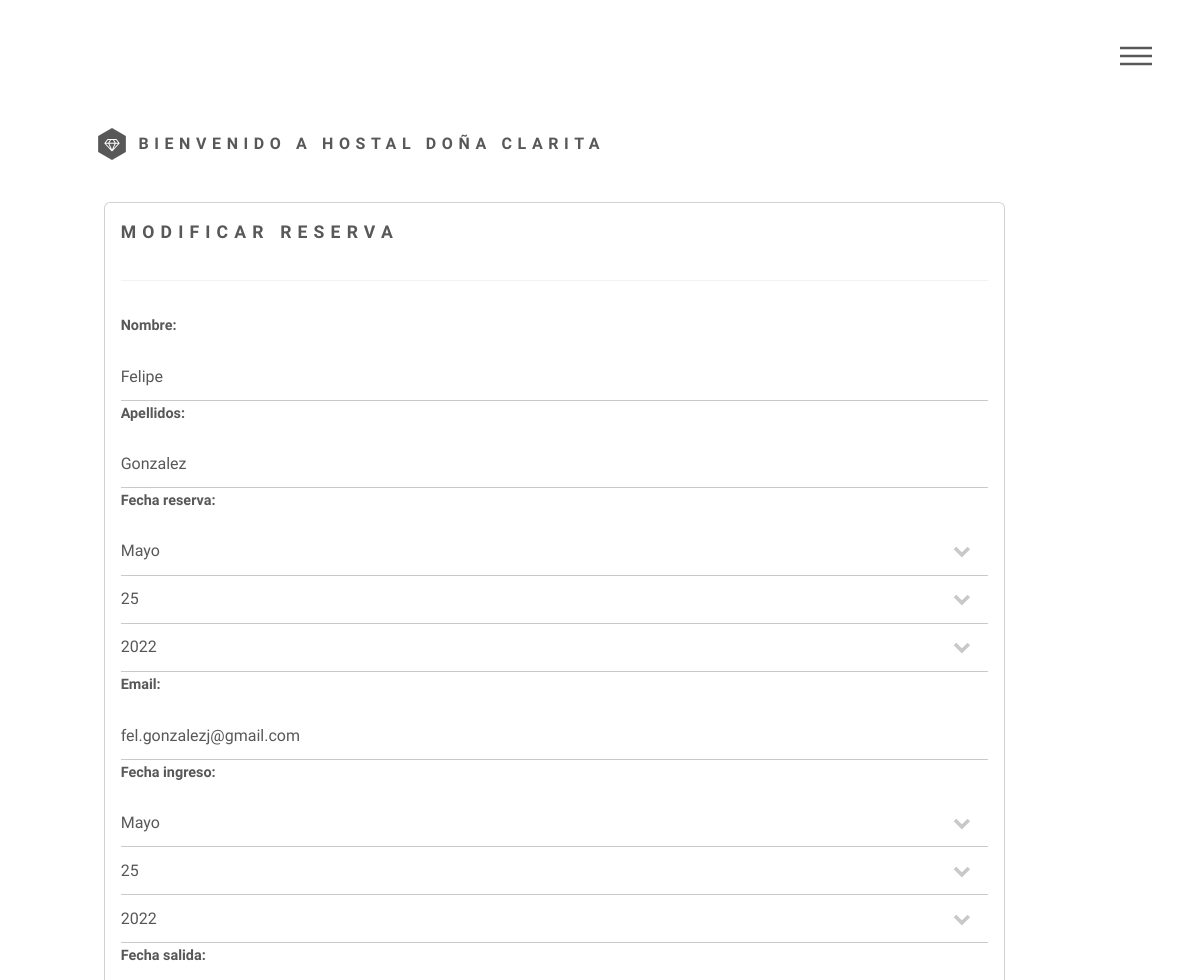
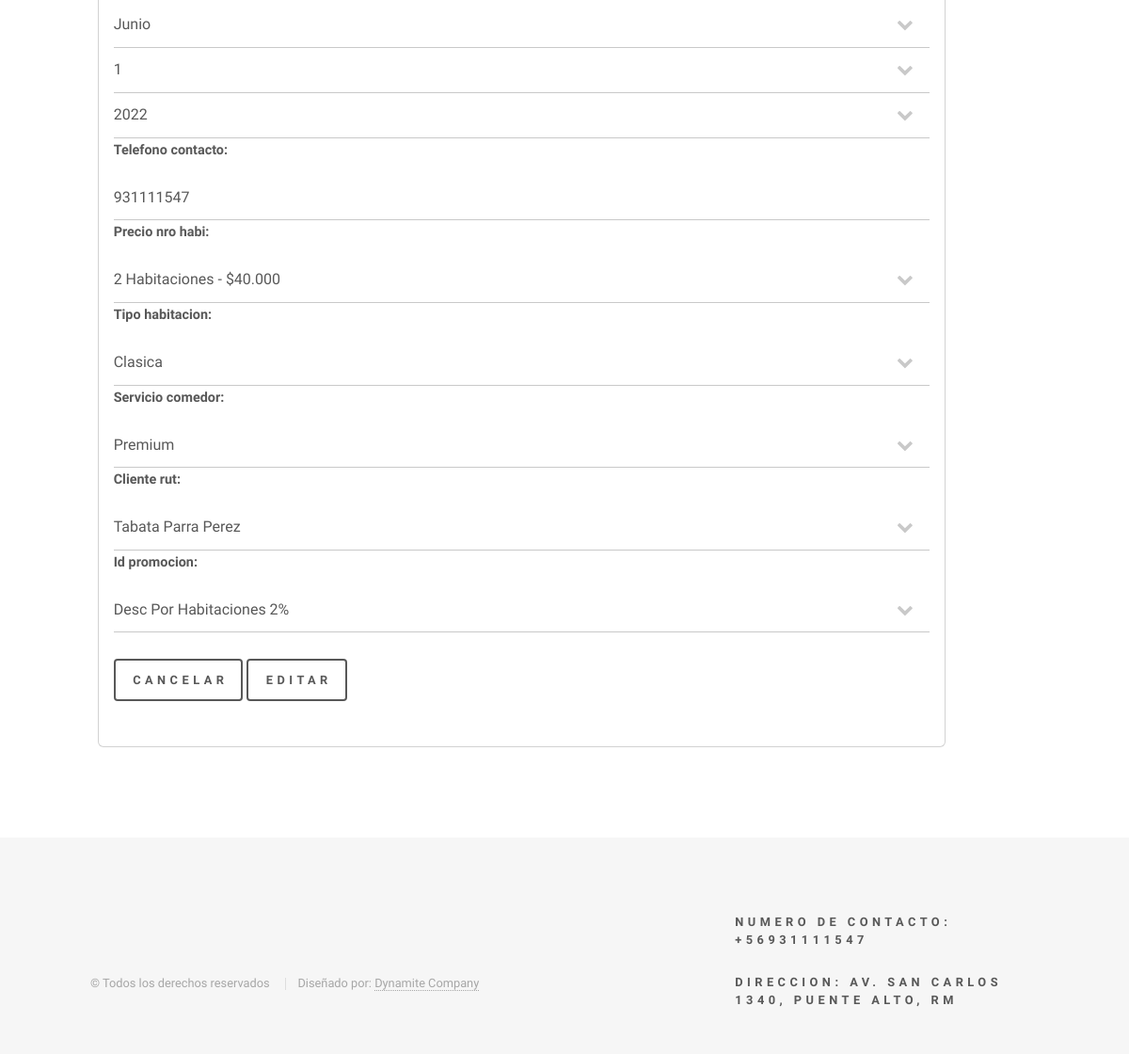
Screenshot of /modificar-reserva/1/ with the database file from the repository (2 pictures, top to bottom).
### app/models.py (models this page shows, shortened)
class Reserva(models.Model):
    id_reserva = models.AutoField(primary_key=True)
    nombre = models.CharField(max_length=20)
    apellidos = models.CharField(max_length=40)
    fecha_reserva = models.DateField()
    email = models.CharField(max_length=30)
    fecha_ingreso = models.DateField()
    fecha_salida = models.DateField()
    telefono_contacto = models.CharField(max_length=15)
    precio_nro_habi = models.ForeignKey(HabitacionPrecio, models.PROTECT)
    tipo_habitacion = models.ForeignKey(TipoHabitacion, models.PROTECT)
    servicio_comedor = models.ForeignKey(Minuta, models.PROTECT)
    cliente_rut = models.ForeignKey(Cliente, models.PROTECT)
    id_promocion = models.ForeignKey(Promociones, models.PROTECT)
    class Meta:
        verbose_name = "Reserva"
        verbose_name_plural = "Reservas"

### app/views.py (the view)
# urls.py: path('modificar-reserva/<id>/', modificar_reserva, name="modificar_reserva"),
def modificar_reserva(request, id):
    reserva = get_object_or_404(Reserva, id_reserva = id)
    data = {
        'form': ReservaForm(instance=reserva)
    }
    if request.method == 'POST':
        formulario = ReservaForm(data=request.POST, instance=reserva)
        if formulario.is_valid():
            formulario.save()
            return redirect(to="listar_reservas")
        data["form"] = formulario
    return render(request, 'app/reserva/modificar.html', data)

### app/forms.py
class ReservaForm(forms.ModelForm):
    class Meta:
        model = Reserva
        fields = '__all__'
        widgets = {
            "fecha_reserva" : forms.SelectDateWidget(),
            "fecha_ingreso" : forms.SelectDateWidget(),
            "fecha_salida" : forms.SelectDateWidget()
        }

### app/models.py (called while the page is built)
    def __str__(self) :
        return self.nombre + '  ' + self.apellidos

    def __str__(self) :
        return self.tipo_servicio

    def __str__(self) :
        return self.nombre_tipo

    def __str__(self) :
        return self.tipo_promocion + '  ' + self.desc_promocion

    def __str__(self) :
        return self.numero_habi + ' - ' + self.precio

### app/templates/app/reserva/modificar.html (shortened to what this page needs)
{% extends 'app/base.html' %}
{% block contenido %}
<div class="row">
    <div class="col-9 col-md-7 offset-md-1">
        <div class="card">
            <div class="card-body">
                <h2>Modificar reserva</h2>
                <hr>
                <form action="" method="post">
                    {{ form }}
                    <br>
                    <input type="reset" value="Cancelar">
                    <input type="submit" value="Editar">
            </div>
        </div>
    </div>
</div>
{% endblock %}

### app/static/assets/css/main.css (style rules this page uses)
html, body, div, span, applet, object, iframe, h1, h2, h3, h4, h5, h6, p, blockquote, pre, a, abbr, acronym, address, big, cite, code, del, dfn, em, img, ins, kbd, q, s, samp, small, strike, strong, sub, sup, tt, var, b, u, i, center, dl, dt, dd, ol, ul, li, fieldset, form, label, legend, table, caption, tbody, tfoot, thead, tr, th, td, article, aside, canvas, details, embed, figure, figcaption, footer, header, hgroup, menu, nav, output, ruby, section, summary, time, mark, audio, video { margin: 0; padding: 0; border: 0; font-size: 100%; font: inherit; vertical-align: baseline; }
body { line-height: 1; }
body { -webkit-text-size-adjust: none; }
input, select, textarea { -moz-appearance: none; -webkit-appearance: none; -ms-appearance: none; appearance: none; }
body { -ms-overflow-style: scrollbar; }
html { box-sizing: border-box; }
*, *:before, *:after { box-sizing: inherit; }
body { background: #ffffff; }
body, input, select, textarea { color: #585858; font-family: "Source Sans Pro", Helvetica, sans-serif; font-size: 16pt; font-weight: 300; line-height: 1.75; }
@media screen and (max-width: 1680px) { body, input, select, textarea { font-size: 14pt; } }
@media screen and (max-width: 1280px) { body, input, select, textarea { font-size: 12pt; } }
h2, h3, h4, h5, h6 { font-weight: 900; line-height: 1.5; margin: 0 0 2em 0; text-transform: uppercase; letter-spacing: 0.35em; }
h2 { font-size: 1.1em; }
hr { border: 0; border-bottom: solid 1px #c9c9c9; margin: 2em 0; }
.row { display: flex; flex-wrap: wrap; box-sizing: border-box; align-items: stretch; }
.row > * { box-sizing: border-box; }
.row > .col-9 { width: 75%; }
.row { margin-top: 0; margin-left: -2em; }
.row > * { padding: 0 0 0 2em; }
@media screen and (max-width: 1680px) { .row { display: flex; flex-wrap: wrap; box-sizing: border-box; align-items: stretch; } }
@media screen and (max-width: 1680px) { .row > * { box-sizing: border-box; } }
@media screen and (max-width: 1680px) { .row { margin-top: 0; margin-left: -2em; } }
@media screen and (max-width: 1680px) { .row > * { padding: 0 0 0 2em; } }
@media screen and (max-width: 1280px) { .row { display: flex; flex-wrap: wrap; box-sizing: border-box; align-items: stretch; } }
@media screen and (max-width: 1280px) { .row > * { box-sizing: border-box; } }
@media screen and (max-width: 1280px) { .row { margin-top: 0; margin-left: -2em; } }
@media screen and (max-width: 1280px) { .row > * { padding: 0 0 0 2em; } }
form { margin: 0 0 2em 0; overflow-x: hidden; }
form > :last-child { margin-bottom: 0; }
label { display: block; font-size: 0.9em; font-weight: 900; margin: 0 0 1em 0; }
input[type="text"], input[type="password"], input[type="email"], input[type="tel"], select, textarea { -moz-appearance: none; -webkit-appearance: none; -ms-appearance: none; appearance: none; background-color: transparent; border: none; border-radius: 0; border-bottom: solid 1px #c9c9c9; color: inherit; display: block; outline: 0; padding: 0; text-decoration: none; width: 100%; }
select { background-size: 1.25rem; background-repeat: no-repeat; background-position: calc(100% - 1rem) center; height: 3em; padding-right: 3em; text-overflow: ellipsis; }
select option { background: #ffffff; }
input[type="text"], input[type="password"], input[type="email"], select { height: 3em; }
input[type="submit"], input[type="reset"], input[type="button"], button, .button { -moz-appearance: none; -webkit-appearance: none; -ms-appearance: none; appearance: none; -moz-transition: background-color 0.2s ease-in-out, color 0.2s ease-in-out, box-shadow 0.2s ease-in-out; -webkit-transition: background-color 0.2s ease-in-out, color 0.2s ease-in-out, box-shadow 0.2s ease-in-out; -ms-transition: background-color 0.2s ease-in-out, color 0.2s ease-in-out, box-shadow 0.2s ease-in-out; transition: background-color 0.2s ease-in-out, color 0.2s ease-in-out, box-shadow 0.2s ease-in-out; background-color: transparent; border-radius: 4px; border: 0; box-shadow: inset 0 0 0 2px #585858; color: #585858 !important; cursor: pointer; display: inline-block; font-size: 0.8em; font-weight: 900; height: 3.5em; letter-spacing: 0.35em; line-height: 3.45em; overflow: hidden; padding: 0 1.25em 0 1.6em; text-align: center; text-decoration: none; text-overflow: ellipsis; text-transform: uppercase; white-space: nowrap; }

### rows the page displays
Reserva: nombre "Felipe", apellidos "Gonzalez", email "fel.gonzalezj@gmail.com", telefono_contacto "931111547", precio_nro_habi "2 Habitaciones - $40.000", tipo_habitacion "Clasica", servicio_comedor "Premium", cliente_rut "Tabata Parra Perez", id_promocion "Desc Por Habitaciones 2%"
